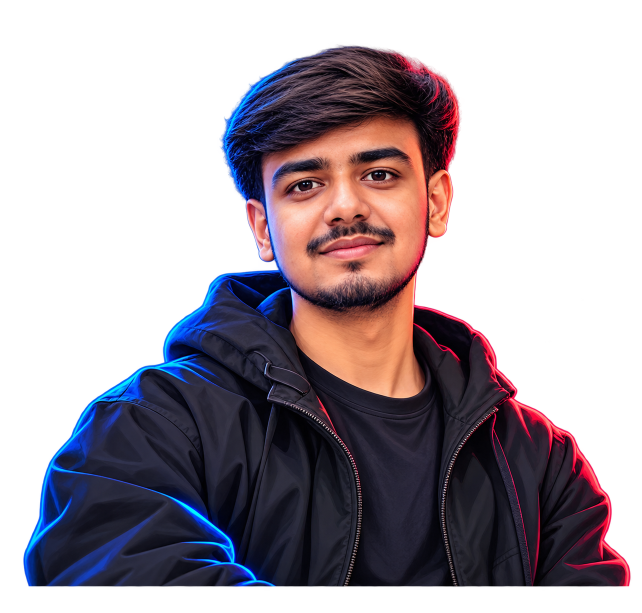
#> input picture assets/mine.png, 1283 x 1226 px (shown at 1/2 size)
$ python build_udit_style_profile.py
#> lines starting #> are read from the running program, lines starting #| are printed output that depends on the picture
import os
import io
import base64
import xml.etree.ElementTree as ET
from PIL import Image

def get_base64_png(path, max_width=750):
#> called with path = 'assets/mine.png', max_width = 680
    im = Image.open(path)
#> im is the input picture: PIL image 1283x1226 RGBA; mean R, G, B, A 32.7, 23.9, 32.1, 118.2
    if im.width > max_width:
        ratio = max_width / im.width
        new_size = (max_width, int(im.height * ratio))
        im = im.resize(new_size, Image.Resampling.LANCZOS)
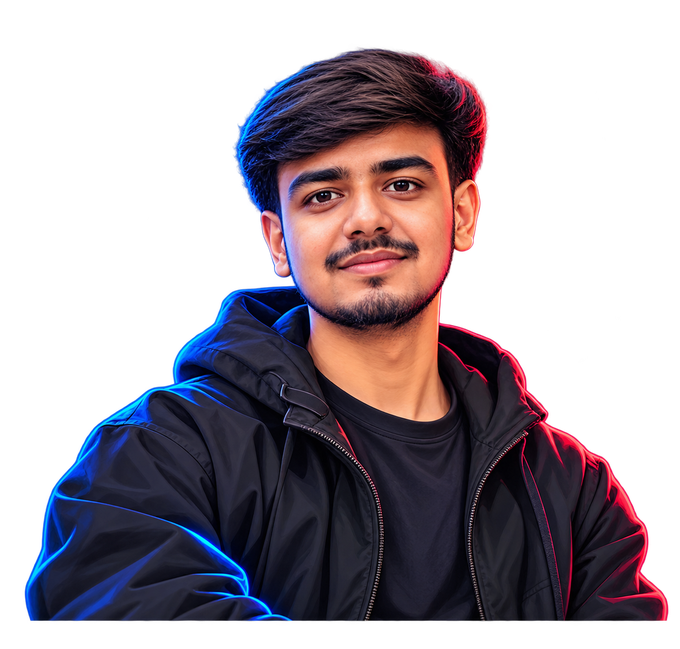
#> im: PIL image 680x649 RGBA; mean R, G, B, A 32.6, 23.9, 32, 118.2; transparent parts drawn white
    buf = io.BytesIO()
    im.save(buf, format='PNG', optimize=True)
    return base64.b64encode(buf.getvalue()).decode('ascii')

# =========================================================================
# COMMON SVG DEFS & BRAND ICONS (100% Self-Contained, No External Runtime)
# =========================================================================
COMMON_STYLE = '''
    @import url('https://fonts.googleapis.com/css2?family=Outfit:wght@600;700;800;900&amp;family=Plus+Jakarta+Sans:wght@400;500;600;700;800&amp;display=swap');
    .font-display { font-family: 'Outfit', -apple-system, BlinkMacSystemFont, 'Segoe UI', Roboto, sans-serif; }
    .font-sans { font-family: 'Plus Jakarta Sans', -apple-system, BlinkMacSystemFont, 'Segoe UI', Roboto, sans-serif; }
'''

TECH_ICONS_DEFS = '''
    <!-- Technology Brand SVG Marks (ViewBox 0 0 16 16) -->
    <g id="icon-python" viewBox="0 0 16 16">
      <path d="M7.9 1C4.4 1 4.2 2.5 4.2 2.5l.01 1.6h3.8v.5H3.1S1.5 4.4 1.5 7.9s1.4 3.5 1.4 3.5h.9v-1.2s-.04-1.4 1.4-1.4h3.7s1.3.02 1.3-1.3V2.4S10.3 1 7.9 1zm-1.1 1.1a.6.6 0 1 1 0 1.2.6.6 0 0 1 0-1.2z" fill="#387EB8"/>
      <path d="M8.1 15c3.5 0 3.7-1.5 3.7-1.5l-.01-1.6H8v-.5h4.9s1.6-.2 1.6-3.7-1.4-3.5-1.4-3.5h-.9v1.2s.04 1.4-1.4 1.4H7.1s-1.3-.02-1.3 1.3v5.1s-.2 1.4 2.3 1.4zm1.1-1.1a.6.6 0 1 1 0-1.2.6.6 0 0 1 0 1.2z" fill="#FFE052"/>
    </g>
    <g id="icon-pytorch" viewBox="0 0 16 16">
      <path d="M8.8 2.2a5.5 5.5 0 0 0-3.9 9.4l1.5-1.5a3.4 3.4 0 0 1 2.4-5.8V2.2z" fill="#EE4C2C"/>
      <circle cx="10.5" cy="3" r="1.2" fill="#EE4C2C"/>
    </g>
    <g id="icon-scikit" viewBox="0 0 16 16">
      <circle cx="4.5" cy="4.5" r="2.8" fill="#F89939"/>
      <circle cx="11.5" cy="5.5" r="2.5" fill="#3499CD"/>
      <circle cx="8" cy="11.5" r="2.2" fill="#F89939"/>
      <line x1="4.5" y1="4.5" x2="11.5" y2="5.5" stroke="#94A3B8" stroke-width="1.2"/>
      <line x1="4.5" y1="4.5" x2="8" y2="11.5" stroke="#94A3B8" stroke-width="1.2"/>
      <line x1="11.5" y1="5.5" x2="8" y2="11.5" stroke="#94A3B8" stroke-width="1.2"/>
    </g>
    <g id="icon-tensorflow" viewBox="0 0 16 16">
      <path d="M8 1.5l-6 3.4v2.6l6-3.4v10.5l3.5-2V7.1l3.5 2V6.5L8 1.5z" fill="#FF6F00"/>
      <path d="M8 4.1L4.5 6.1v2.6l3.5-2v7.9l-2.4 1.4V10L3.5 8.7v5.8l4.5 2.6 4.5-2.6V8.7l-2.1 1.3v4.2l-2.4-1.4V4.1z" fill="#FFA800"/>
    </g>
    <g id="icon-opencv" viewBox="0 0 16 16">
      <circle cx="8" cy="4" r="2.5" fill="#EA3829"/>
      <circle cx="4" cy="11" r="2.5" fill="#4B9626"/>
      <circle cx="12" cy="11" r="2.5" fill="#0E58A8"/>
    </g>
    <g id="icon-numpy" viewBox="0 0 16 16">
      <rect x="2" y="2" width="12" height="12" rx="2.5" fill="#4DABCF"/>
      <path d="M4.5 11.5V4.5l5.5 7V4.5" stroke="#013243" stroke-width="1.4" fill="none"/>
    </g>
    <g id="icon-pandas" viewBox="0 0 16 16">
      <rect x="3" y="2.5" width="2.2" height="11" rx="0.5" fill="#130654"/>
      <rect x="6.9" y="5" width="2.2" height="8.5" rx="0.5" fill="#FFD43B"/>
      <rect x="10.8" y="3.5" width="2.2" height="7.5" rx="0.5" fill="#E70488"/>
    </g>
    <g id="icon-transformers" viewBox="0 0 16 16">
      <circle cx="8" cy="8" r="6" fill="#FFD21E"/>
      <circle cx="5.8" cy="6.8" r="1.3" fill="#1E293B"/>
      <circle cx="10.2" cy="6.8" r="1.3" fill="#1E293B"/>
      <path d="M5.5 10.2c1.2 1.2 3.8 1.2 5 0" stroke="#1E293B" stroke-width="1.3" stroke-linecap="round" fill="none"/>
    </g>
    <g id="icon-langchain" viewBox="0 0 16 16">
      <rect x="2" y="5" width="4.5" height="4.5" rx="1.5" fill="#00A67E"/>
      <rect x="9.5" y="5" width="4.5" height="4.5" rx="1.5" fill="#1C3C3C"/>
      <line x1="6.5" y1="7.25" x2="9.5" y2="7.25" stroke="#00A67E" stroke-width="2"/>
    </g>
    <g id="icon-fastapi" viewBox="0 0 16 16">
      <circle cx="8" cy="8" r="7" fill="#05998B"/>
      <path d="M8.5 2.8L4.5 8.5h3.5l-.8 4.7 4.8-5.7H8z" fill="#FFFFFF"/>
    </g>
    <g id="icon-typescript" viewBox="0 0 16 16">
      <rect x="1" y="1" width="14" height="14" rx="2.5" fill="#3178C6"/>
      <text x="3.5" y="11" font-family="'Plus Jakarta Sans', sans-serif" font-size="8" font-weight="900" fill="#FFF">TS</text>
    </g>
    <g id="icon-javascript" viewBox="0 0 16 16">
      <rect x="1" y="1" width="14" height="14" rx="2.5" fill="#F7DF1E"/>
      <text x="3.5" y="11" font-family="'Plus Jakarta Sans', sans-serif" font-size="8" font-weight="900" fill="#000">JS</text>
    </g>
    <g id="icon-sql" viewBox="0 0 16 16">
      <ellipse cx="8" cy="4" rx="6" ry="2.2" fill="#336791"/>
      <path d="M2 4v4c0 1.2 2.7 2.2 6 2.2s6-1 6-2.2V4" fill="none" stroke="#336791" stroke-width="1.4"/>
      <path d="M2 8v4c0 1.2 2.7 2.2 6 2.2s6-1 6-2.2V8" fill="none" stroke="#336791" stroke-width="1.4"/>
    </g>
    <g id="icon-cpp" viewBox="0 0 16 16">
      <path d="M8 1.2l6 3.5v7l-6 3.5-6-3.5v-7L8 1.2z" fill="#00599C"/>
      <text x="4.2" y="10.8" font-family="'Plus Jakarta Sans', sans-serif" font-size="7" font-weight="900" fill="#FFF">C+</text>
    </g>
    <g id="icon-java" viewBox="0 0 16 16">
      <path d="M5.2 12.2c2.2.4 5.2.4 6.8-.5M4.5 13.8c2.8.6 6.2.6 8.5-.5M6.8 9.8c1.7.3 3.9.3 5-.4" stroke="#EA2D2E" stroke-width="1.3" stroke-linecap="round" fill="none"/>
      <path d="M9.2 2.5c.6 1.2-1.2 2.3-1.2 3.5s1.7 1.7 1.2 2.8" stroke="#5382A1" stroke-width="1.3" stroke-linecap="round" fill="none"/>
    </g>
    <g id="icon-react" viewBox="0 0 16 16">
      <ellipse cx="8" cy="8" rx="7" ry="2.6" fill="none" stroke="#61DAFB" stroke-width="1.2"/>
      <ellipse cx="8" cy="8" rx="7" ry="2.6" fill="none" stroke="#61DAFB" stroke-width="1.2" transform="rotate(60 8 8)"/>
      <ellipse cx="8" cy="8" rx="7" ry="2.6" fill="none" stroke="#61DAFB" stroke-width="1.2" transform="rotate(120 8 8)"/>
      <circle cx="8" cy="8" r="1.5" fill="#61DAFB"/>
    </g>
    <g id="icon-nextjs" viewBox="0 0 16 16">
      <circle cx="8" cy="8" r="7" fill="#000" stroke="#334155" stroke-width="0.8"/>
      <path d="M5 5v6M11 5v6M5 5l6 6" stroke="#FFF" stroke-width="1.3"/>
    </g>
    <g id="icon-maplibre" viewBox="0 0 16 16">
      <path d="M2.5 4l3.8-1.8L9.8 4 13.5 2.2V12l-3.7 1.8L6.3 12 2.5 13.8V4z" fill="#396BFE" opacity="0.9"/>
      <path d="M6.3 2.2V12M9.8 4v9.8" stroke="#FFFFFF" stroke-width="1"/>
    </g>
    <g id="icon-leaflet" viewBox="0 0 16 16">
      <path d="M13 2.5C8.5 2.5 3.5 7 3.5 11.5c0 1.8.6 2.5 1.8 2.5 4.5 0 7.7-6.5 7.7-11.5z" fill="#199900"/>
      <path d="M5.2 13.8c1.8-3 4-6 7.8-11.3" stroke="#FFFFFF" stroke-width="1" stroke-linecap="round" fill="none"/>
    </g>
    <g id="icon-tailwind" viewBox="0 0 16 16">
      <path d="M4 6.2c.9-1.8 2.5-2.2 4-1.2 1.4.9 2 2.4 3.1 2.6 1.2.3 2.3-.4 3.2-1.4-.9 1.8-2.5 2.2-4 1.2-1.4-.9-2-2.4-3.1-2.6-1.2-.3-2.3.4-3.2 1.4zm-2.3 4.6c.9-1.8 2.5-2.2 4-1.2 1.4.9 2 2.4 3.1 2.6 1.2.3 2.3-.4 3.2-1.4-.9 1.8-2.5 2.2-4 1.2-1.4-.9-2-2.4-3.1-2.6-1.2-.3-2.3.4-3.2 1.4z" fill="#06B6D4"/>
    </g>
    <g id="icon-nodejs" viewBox="0 0 16 16">
      <path d="M8 1.2l6 3.5v7l-6 3.5-6-3.5v-7L8 1.2z" fill="#339933"/>
      <text x="5" y="10.8" font-family="'Plus Jakarta Sans', sans-serif" font-size="7.5" font-weight="900" fill="#FFF">N</text>
    </g>
    <g id="icon-postgres" viewBox="0 0 16 16">
      <path d="M8 2a6 6 0 0 0-6 6c0 3.3 2.7 6 6 6s6-2.7 6-6a6 6 0 0 0-6-6zm-1.2 9.5c-.7 0-1.2-.5-1.2-1.2s.5-1.2 1.2-1.2 1.2.5 1.2 1.2-.5 1.2-1.2 1.2zm2.4-3.6H5.6V6.6h3.6v1.3z" fill="#4169E1"/>
    </g>
    <g id="icon-redis" viewBox="0 0 16 16">
      <path d="M8 2.2L2.5 5.5l5.5 3.3 5.5-3.3L8 2.2zm-5.5 5.5l5.5 3.3 5.5-3.3v2.2L8 13.2l-5.5-3.3V7.7zm0 4.4l5.5 3.3 5.5-3.3v2.2L8 17.6l-5.5-3.3v-2.2z" fill="#DC382D"/>
    </g>
    <g id="icon-websockets" viewBox="0 0 16 16">
      <circle cx="4.5" cy="8" r="3" fill="#2F86FF"/>
      <circle cx="11.5" cy="8" r="3" fill="#FF3652"/>
      <path d="M6 6.5l4 3M10 6.5l-4 3" stroke="#FFFFFF" stroke-width="1.1"/>
    </g>
'''

def build_all():
    os.makedirs('assets', exist_ok=True)
    print("Encoding character assets...")
    mine_b64 = get_base64_png('assets/mine.png', 680)
    id_b64 = get_base64_png('assets/id.png', 720)
#> call 2 of get_base64_png, with path = 'assets/id.png', max_width = 720
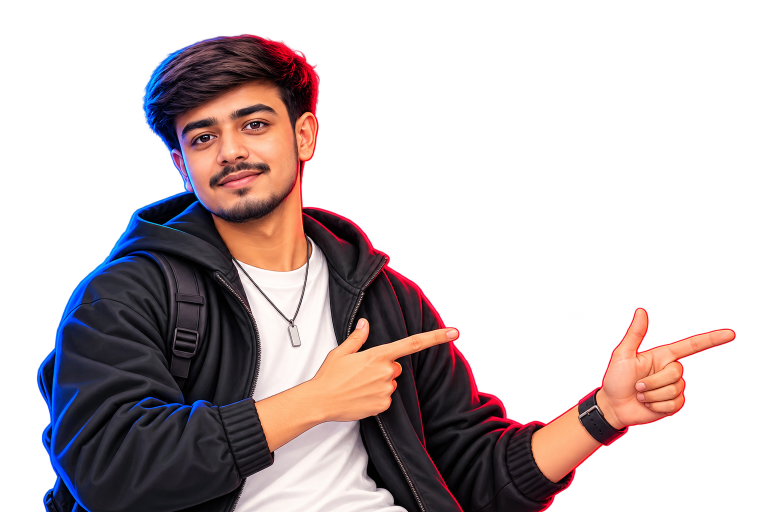
#> input picture assets/id.png, 1536 x 1024 px (shown at 1/2 size)
#> in get_base64_png, im is the input picture: PIL image 1536x1024 RGBA; mean R, G, B, A 66, 43.4, 51.3, 101.6
#> (the rest of the program and of its run is left out)
